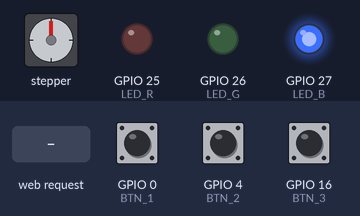
Bench run of a sketch on a simulated ESP32. On the bench: stepper motor, output pins drawn as LEDs (lit = HIGH). Wiring (inferred from the names in the program): stepper motor driver (200 steps per turn assumed): step GPIO 14; direction GPIO 12. The inputs (shaded band) are chosen by the test bench; at power-on: GPIO 0 (BTN_1) HIGH, GPIO 4 (BTN_2) HIGH, GPIO 16 (BTN_3) HIGH. WiFi joins after 1.5 s; servers stay silent unless stated; pins used as bus, display or sensor lines are not drawn; what the sketch prints to the serial monitor is not drawn.

Above: at 2.7 s.
2.8 s: HTTP request GET /api/move_pos?pos=1 received
At 3.6 s:
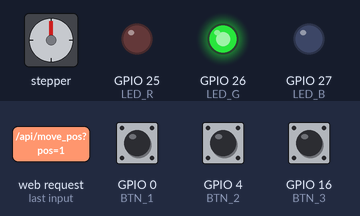
5.8 s: GPIO 0 (BTN_1) pulled LOW for 0.15 s
At 6.7 s:
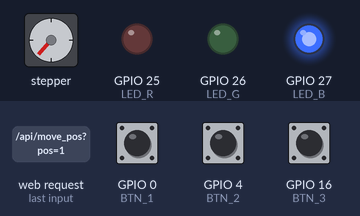
7.4 s: HTTP request GET /api/move_pos?pos=120 received
At 7.9 s:
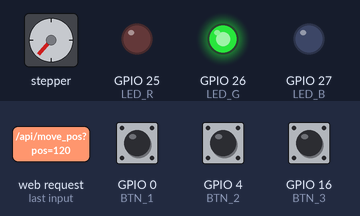
10.4 s: GPIO 4 (BTN_2) pulled LOW for 3.2 s
16.6 s: GPIO 0 (BTN_1) pulled LOW for 1 s
20.6 s: GPIO 4 (BTN_2) pulled LOW for 1 s
Timing chart, 0 to 72.1 s (numbered marks = the images above; inputs shaded):
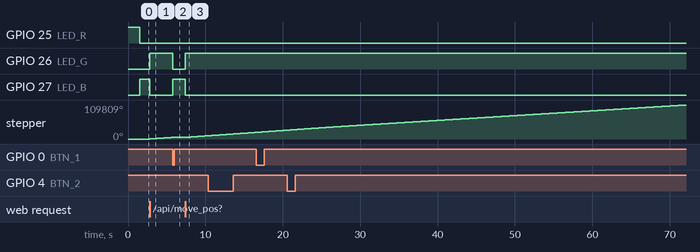

The sketch:

SeletorTampaBancada.ino
```cpp
#include <WiFi.h>
#include <WebServer.h>

// ===== CONFIGURAÇÕES WiFi =====
const char* ssid = "Smart 4.0 (3)";
const char* password = "Smart4.0";

WebServer server(80);

// ===== PINOS =====
#define LED_R 25
#define LED_G 26
#define LED_B 27

#define DIR_PIN 12
#define STEP_PIN 14

// Botões = fim-de-curso
#define BTN_1 0
#define BTN_2 4
#define BTN_3 16

// Variáveis de controle
int ultimaPosicao = 0;   // Última posição atingida (0-3)
int posicaoDesejada = 0; // Requisição REST
bool emMovimento = false;

// ===== SETUP =====
void setup() {
  Serial.begin(115200);

  // Configuração LEDs
  pinMode(LED_R, OUTPUT);
  pinMode(LED_G, OUTPUT);
  pinMode(LED_B, OUTPUT);

  // Pinos motor
  pinMode(DIR_PIN, OUTPUT);
  pinMode(STEP_PIN, OUTPUT);

  // Fim de curso
  pinMode(BTN_1, INPUT_PULLUP);
  pinMode(BTN_2, INPUT_PULLUP);
  pinMode(BTN_3, INPUT_PULLUP);

  // Liga LED vermelho ao ligar
  digitalWrite(LED_R, HIGH);
  digitalWrite(LED_G, LOW);
  digitalWrite(LED_B, LOW);

  // Conectar WiFi
  Serial.println("Conectando ao Wi-Fi...");
  WiFi.begin(ssid, password);
  while(WiFi.status() != WL_CONNECTED) {
    delay(500);
    Serial.print(".");
  }
  Serial.println("\nWi-Fi conectado!");

  // Mostrar IP no Serial
  Serial.print("IP do ESP32 (API Server): http://");
  Serial.println(WiFi.localIP());

  // LED Azul = conectado
  digitalWrite(LED_R, LOW);
  digitalWrite(LED_B, HIGH);

  // Endpoints REST
  server.on("/", handleRoot);
  server.on("/api/move_pos", handleMovePos);
  server.on("/api/last_result", handleLastResult);
  server.on("/api/info", handleInfo);

  server.begin();
  Serial.println("Servidor iniciado. Use o navegador para acessar o IP acima.");
}

// ===== LOOP =====
void loop() {
  server.handleClient();
}

// ===== ENDPOINTS =====
void handleRoot() {
  String html = "<h2>Servidor ESP32</h2>";
  html += "<p>IP: " + WiFi.localIP().toString() + "</p>";
  html += "<p>Use /api/move_pos?pos=X para mover o motor</p>";
  html += "<p>Use /api/last_result para verificar a ultima posicao</p>";
  html += "<p>Use /api/info para ver informacoes da rede</p>";
  server.send(200, "text/html", html);
}

void handleInfo() {
  String resposta = "IP: " + WiFi.localIP().toString();
  resposta += "\nSSID: " + String(ssid);
  resposta += "\nRSSI (sinal WiFi): " + String(WiFi.RSSI()) + " dBm";
  server.send(200, "text/plain", resposta);
}

void handleMovePos() {
  if (server.hasArg("pos")) {
    posicaoDesejada = server.arg("pos").toInt();
    Serial.print("Movendo para posicao: ");
    Serial.println(posicaoDesejada);

    moverMotor(posicaoDesejada);

    server.send(200, "text/plain", "Movimento concluido");
  } else {
    server.send(400, "text/plain", "Parametro 'pos' nao informado");
  }
}

void handleLastResult() {
  String resposta = "Ultima posicao: " + String(ultimaPosicao);
  server.send(200, "text/plain", resposta);
}

// ===== CONTROLE MOTOR =====
void moverMotor(int destino) {
  emMovimento = true;

  // LED Verde ligado durante movimento
  digitalWrite(LED_B, LOW);
  digitalWrite(LED_G, HIGH);

  int passos = 0;
  ultimaPosicao = 0;

  // Direção (para simplificar: destino > ultimaPosicao = horário)
  if (destino > ultimaPosicao) {
    digitalWrite(DIR_PIN, HIGH);
  } else {
    digitalWrite(DIR_PIN, LOW);
  }

  while (ultimaPosicao != destino) {
    passos++;

    // Um passo
    digitalWrite(STEP_PIN, HIGH);
    delayMicroseconds(500);
    digitalWrite(STEP_PIN, LOW);
    delayMicroseconds(500);

    // Simulação dos Fim-de-Curso
    if (digitalRead(BTN_1) == LOW) ultimaPosicao = 1;
    else if (digitalRead(BTN_2) == LOW) ultimaPosicao = 2;
    else if (digitalRead(BTN_3) == LOW) ultimaPosicao = 3;

    if (ultimaPosicao == destino) break;
  }

  // Movimento concluído
  emMovimento = false;
  digitalWrite(LED_G, LOW);
  digitalWrite(LED_B, HIGH);

  Serial.print("Posicao atingida: ");
  Serial.println(ultimaPosicao);
}
```

Measured:
- after the input at 2.8 s, GPIO 26 (LED_G): LOW → HIGH at once; GPIO 27 (LED_B): HIGH → LOW at once; stepper: keeps turning clockwise at about 1755°/s, starting at once
- after the input at 5.8 s, GPIO 26 (LED_G): HIGH → LOW at once; GPIO 27 (LED_B): LOW → HIGH at once
- after the input at 7.4 s, GPIO 26 (LED_G): LOW → HIGH at once; GPIO 27 (LED_B): HIGH → LOW at once; stepper: keeps turning clockwise at about 1755°/s, starting at once
